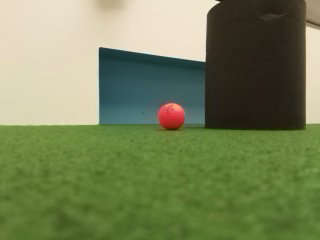
#> input picture Vision/Test_colour1.png, 320 x 240 px, given in place of the camera
$ python test.py
#> lines starting #> are read from the running program, lines starting #| are printed output that depends on the picture; after the words box and inside, x2 and y2 are one past the last pixel; in counts of white or black regions, pixels touching at a corner belong together
### Vision/visTest.py
# import modules
import cv2
import numpy as np
import imutils
from collections import deque
import argparse
# [13 lines of commented-out code are left out]
lower_ball = np.array([0, 122, 91])
upper_ball = np.array([255, 250, 255])
# lower_ball = np.array([0, 135, 150])
# upper_ball = np.array([255, 250, 255])
# Blue goal========================================
lower_blue = np.array([115, 59, 34])
upper_blue = np.array([152, 161, 136])
# Yellow goal======================================
lower_yellow = np.array([17, 178, 73])
upper_yellow = np.array([30, 255, 193])
# Obstacles========================================
lower_obstacle = np.array([249, 53, 0])
upper_obstacle = np.array([50, 160, 82])


# [6 lines of commented-out code are left out]

pts = deque()

ap = argparse.ArgumentParser()
ap.add_argument("-v", "--video", help="path to the (optional) video file")
ap.add_argument("-b", "--buffer", type=int, default=64,
                help="max buffer size")
args = vars(ap.parse_args())

# Begin video capture
cap = cv2.VideoCapture(0)  # Connect to camera 0 (or the only camera)
cap.set(3, 320)  # Set the width to 320
cap.set(4, 240)  # Set the height to 240

while True:
    # capture each frame
    check, frame = cap.read()
#> frame is the input picture: shape (240, 320, 3); mean B, G, R 88.3, 130.1, 118.9
    # blur frames with gaussian 5x5 kernel and determined std dev
    blur = cv2.GaussianBlur(frame, (5, 5), 0)
    # Convert BGR to HSV
    hsv = cv2.cvtColor(blur, cv2.COLOR_BGR2HSV)
#> hsv: shape (240, 320, 3); mean H, S, V 37.4, 106.9, 135

    # Threshold the HSV image
    ball_mask = cv2.inRange(hsv, lower_ball, upper_ball)                    # can erode and dilate
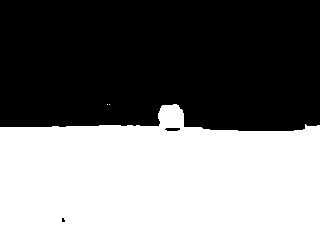
#> ball_mask: shape (240, 320); 47.4% white; 3 white regions (2 under 20 px)
    # blue_mask = cv2.inRange(hsv, lower_ball, upper_ball)
    # yellow_mask = cv2.inRange(hsv, lower_ball, upper_ball)
    # obstacle_mask = cv2.inRange(hsv, lower_ball, upper_ball)

    cnts = cv2.findContours(ball_mask.copy(), cv2.RETR_EXTERNAL, cv2.CHAIN_APPROX_SIMPLE)
#> cnts = 3 contours, 2 with area under 20; largest, box (x1, y1, x2, y2) and area: (0, 104, 320, 240) 36031
    cnts = imutils.grab_contours(cnts)
    centre = None

    if len(cnts) > 0:
        c = max(cnts, key=cv2.contourArea)
#> c = contour of 69 points, box (x1, y1, x2, y2) (0, 104, 320, 240), area 36031
        ((x, y), radius) = cv2.minEnclosingCircle(c)
#> x = 159.5; y = 182; radius = 169.4
        M = cv2.moments(c)
#> M = moments, m00 36031, centre m10/m00, m01/m00 = (158.6, 182.4)
        centre = (int(M["m10"] / M["m00"]), int(M["m01"] / M["m00"]))
#> centre = (158, 182)

        if radius > 10:
            cv2.circle(frame, (int(x), int(y)), int(radius), (0, 255, 255), 2)
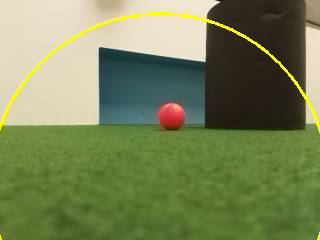
#> frame: shape (240, 320, 3); 1.62% of pixels changed, all inside (x1, y1, x2, y2) = (0, 12, 320, 240)
            cv2.circle(frame, centre, 5, (0, 0, 255), -1)
#> frame: shape (240, 320, 3); 0.11% of pixels changed, all inside (x1, y1, x2, y2) = (153, 177, 164, 188)

    pts.appendleft(centre)
    for i in range(1, len(pts)):
        if pts[i -1] is None or pts[i] is None:
            continue
        thickness = int(np.sqrt((args["buffer"] / float(i + 1)) * 2.5))
        cv2.line(frame, pts[i -1], pts[i], (0, 0, 255), thickness)

    # [10 lines of commented-out code are left out]
    cv2.imshow('frame', frame)
    # [15 lines of commented-out code are left out]
    k = cv2.waitKey(5) & 0xFF
#> (key Esc is pressed here)
    # k == 27 is for Esc key
    if k == 27:
        break

    # cv2.waitKey(0)  # Exit on keypress

cap.release()  # Release the camera object
# stops program
cv2.destroyAllWindows()

### Vision/test.py
import visTest as v
while True:
#> (the run stopped early here; a loop or call above may not have finished)

$ run again, on Vision/Test_colour2.png
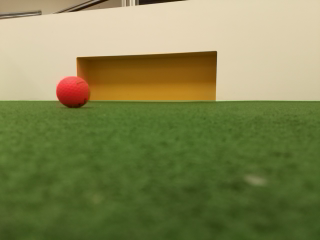
#> input picture Vision/Test_colour2.png, 320 x 240 px, given in place of the camera
#> frame is the input picture: shape (240, 320, 3); mean B, G, R 81.6, 132.9, 129.4
#> hsv: shape (240, 320, 3); mean H, S, V 32.4, 127, 142.7
#> `ball_mask = cv2.inRange(hsv, lower_ball, upper_ball)`:
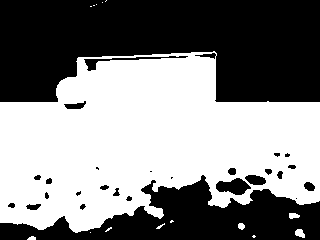
#> ball_mask: shape (240, 320); 51.6% white; 27 black regions (7 under 20 px)
#> cnts = 15 contours, 11 with area under 20; largest, box (x1, y1, x2, y2) and area: (0, 51, 320, 233) 40384, (295, 229, 305, 238) 51, (289, 213, 300, 219) 38, (238, 223, 245, 230) 28
#> c = contour of 310 points, box (x1, y1, x2, y2) (0, 51, 320, 233), area 40384
#> x = 159.5; y = 162; radius = 170.4
#> M = moments, m00 40383.5, centre m10/m00, m01/m00 = (148.2, 142.3)
#> centre = (148, 142)
#> `cv2.circle(frame, (int(x), int(y)), int(radius), (0, 255, 255), 2)`:
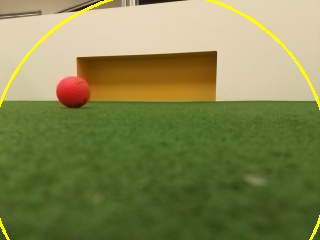
#> frame: shape (240, 320, 3); 1.38% of pixels changed, all inside (x1, y1, x2, y2) = (0, 0, 320, 240)

$ run again, on Vision/Test_colour3.png
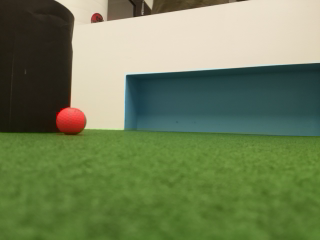
#> input picture Vision/Test_colour3.png, 320 x 240 px, given in place of the camera
#> frame is the input picture: shape (240, 320, 3); mean B, G, R 88.4, 128, 112.4
#> hsv: shape (240, 320, 3); mean H, S, V 41.9, 109.6, 132.8
#> `ball_mask = cv2.inRange(hsv, lower_ball, upper_ball)`:
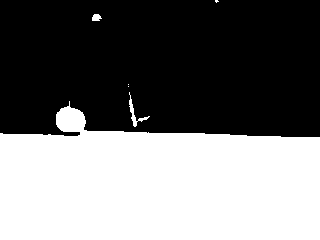
#> ball_mask: shape (240, 320); 45.2% white; 6 white regions (3 under 20 px)
#> cnts = 6 contours, 3 with area under 20; largest, box (x1, y1, x2, y2) and area: (0, 101, 320, 240) 34078, (129, 92, 150, 127) 88, (92, 14, 102, 21) 40
#> c = contour of 77 points, box (x1, y1, x2, y2) (0, 101, 320, 240), area 34078
#> x = 159.5; y = 186; radius = 168.1
#> M = moments, m00 34078, centre m10/m00, m01/m00 = (157.1, 185.3)
#> centre = (157, 185)
#> `cv2.circle(frame, (int(x), int(y)), int(radius), (0, 255, 255), 2)`:
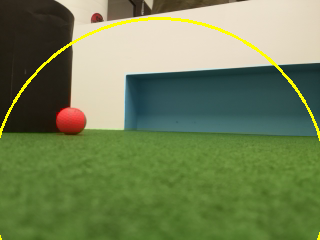
#> frame: shape (240, 320, 3); 1.63% of pixels changed, all inside (x1, y1, x2, y2) = (0, 17, 320, 240)

$ run again, on Vision/distTest.png
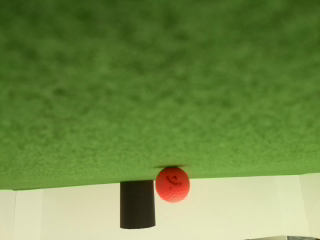
#> input picture Vision/distTest.png, 320 x 240 px, given in place of the camera
#> frame is the input picture: shape (240, 320, 3); mean B, G, R 70.9, 137.6, 112.6
#> hsv: shape (240, 320, 3); mean H, S, V 40.1, 141.2, 139.5
#> `ball_mask = cv2.inRange(hsv, lower_ball, upper_ball)`:
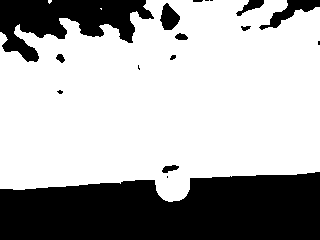
#> ball_mask: shape (240, 320); 67.7% white; 17 black regions (7 under 20 px)
#> cnts = 3 contours, 2 with area under 20; largest, box (x1, y1, x2, y2) and area: (0, 0, 320, 202) 51968
#> c = contour of 364 points, box (x1, y1, x2, y2) (0, 0, 320, 202), area 51968
#> x = 159.5; y = 97.5; radius = 183.4
#> M = moments, m00 51968, centre m10/m00, m01/m00 = (164, 99.39)
#> centre = (164, 99)
#> `cv2.circle(frame, (int(x), int(y)), int(radius), (0, 255, 255), 2)`:
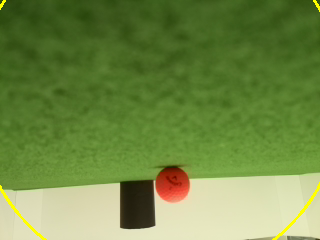
#> frame: shape (240, 320, 3); 0.63% of pixels changed, all inside (x1, y1, x2, y2) = (0, 0, 320, 240)
